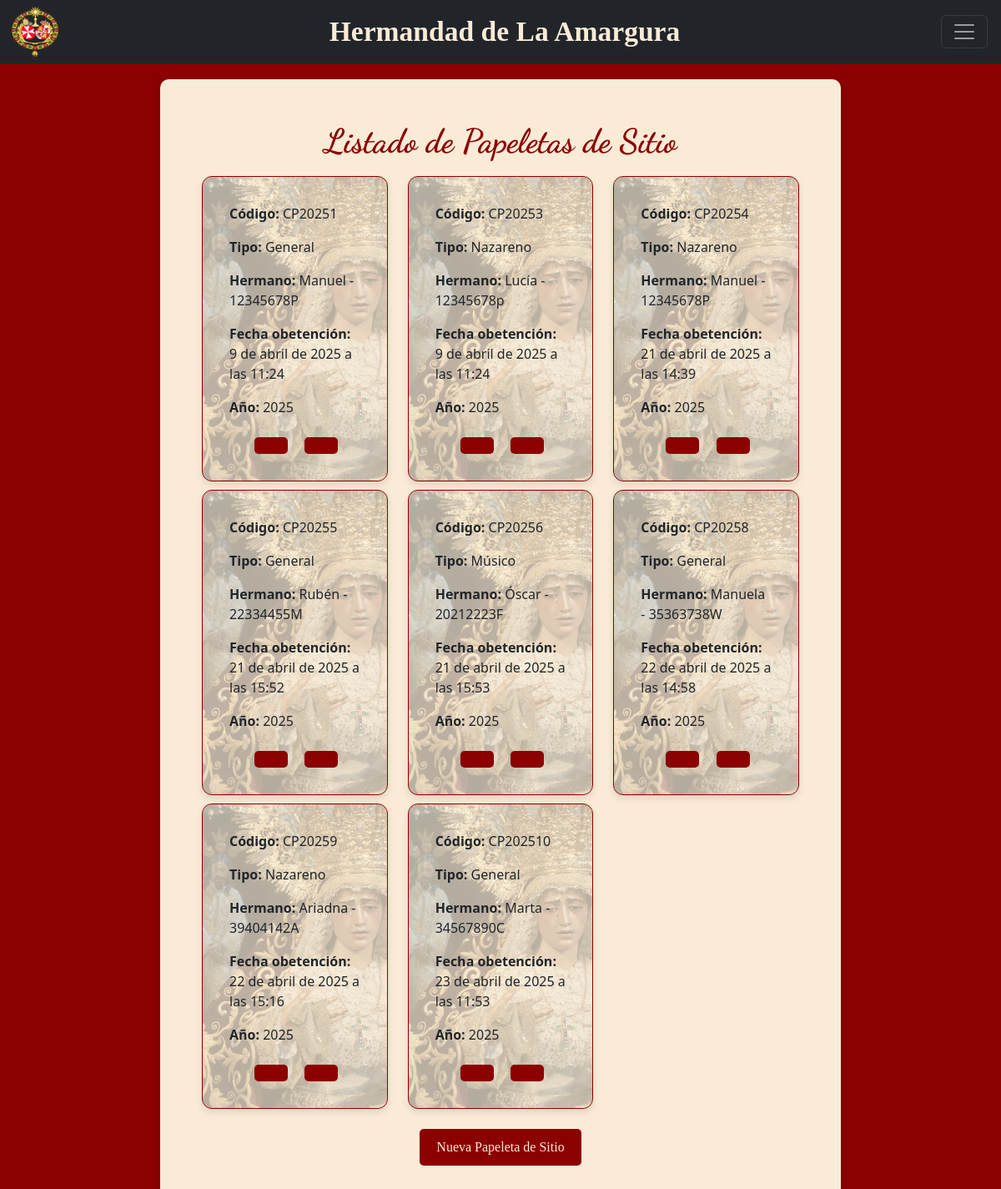
The app's page /listar_papeletas/ (signed in) with its own data.
### hermandapp/models.py (models this page shows, shortened)
class PapeletaSitio(models.Model):
    codigo = models.CharField(max_length=15)
    fecha_obtencion = models.DateTimeField(default=timezone.now)
    anyo = models.IntegerField(default=anio_actual)
    tipo = models.CharField(
        max_length=50,
        choices=TipoPapeleta.choices,
        default=TipoPapeleta.GENERAL
    )
    hermano = models.ForeignKey(
        'Hermano',
        on_delete=models.DO_NOTHING,
        related_name='papeletas'
    )

class Hermano(models.Model):
    nombre = models.CharField(max_length=250)
    apellidos = models.CharField(max_length=250)
    dni = models.CharField(max_length=9)
    mail = models.EmailField()
    fecha_nacimiento = models.DateTimeField()
    telefono = models.CharField(max_length=15, null=True)

### hermandapp/views.py (the view)
# urls.py: path('listar_papeletas/', listar_papeletas, name='papeletas'),
def listar_papeletas(request):
    papeletas = PapeletaSitio.objects.all()
    return render(request, 'papeletas.html', {
        'papeletas': papeletas
    })

### templates/papeletas.html (shortened to what this page needs)
{% extends "base.html" %}
{% load bootstrap_icons %}
{% block content %}
    <h1>Listado de Papeletas de Sitio</h1>
    {% if papeletas %}
        <div class="papeletas-container">
            <div class="row">
                {% for papeleta in papeletas %}
                    <div class="col-md-4" style="padding-top: 10px;">
                        <div class="papeleta-card">
                            <div class="marca-agua"></div>
                            <div class="contenido">
                                <p>{% bs_icon 'upc' %}<strong>Código:</strong> {{ papeleta.codigo }}</p>
                                <p>{% bs_icon 'toggle-off' %}<strong>Tipo:</strong> {{ papeleta.get_tipo_display }}</p>
                                <p>{% bs_icon 'person' %}<strong>Hermano:</strong> {{ papeleta.hermano.nombre }}
                                    - {{ papeleta.hermano.dni }}</p>
                                <p>{% bs_icon 'clock' %}<strong>Fecha
                                    obetención:</strong> {{ papeleta.fecha_obtencion }}</p>
                                <p>{% bs_icon 'calendar' %}<strong>Año:</strong> {{ papeleta.anyo }}</p>
                                {% if user.rol == 'admin' %}
                                    <div class="acciones">
                                        <div class="row centrar">
                                            <div class="col-md-4">
                                                <a href="{% url 'editar_papeleta' papeleta.id %}">
                                                    <button class="btn-amargura">{% bs_icon 'pen' %}</button>
                                                </a>
                                            </div>
                                            <div class="col-md-4">
                                                <a href="{% url 'eliminar_papeleta' papeleta.id %}">
                                                    <button class="btn-amargura">{% bs_icon 'trash' %}</button>
                                                </a>
                                            </div>
                                        </div>
                                    </div>
                                {% endif %}
                            </div>
                        </div>
                    </div>
                    <br>
                {% endfor %}
            </div>
        </div>
    {% else %}
        <p>No hay papeletas de sitio registradas.</p>
    {% endif %}
    <br>
    {% if user.is_authenticated %}
        <a href="{% url 'crear_papeleta' %}">
            <button class="btn-amargura">Nueva Papeleta de Sitio</button>
        </a>
    {% endif %}
{% endblock %}

### static/css/global.css (style rules this page uses)
h1 { font-family: 'Dancing Script', cursive; font-size: 2.5rem; font-weight: 700; text-align: center; color: darkred; }
.btn-amargura { background-color: darkred; color: antiquewhite; padding: 10px 20px; border-radius: 5px; font-family: 'Cinzel', serif; font-size: 16px; border: none; cursor: pointer; transition: background 0.3s; }
.centrar { display: flex; justify-content: center; align-items: center; }

### templates/papeletas.html (style rules this page uses)
.papeletas-container { display: flex; flex-direction: column; gap: 1.5rem; }
.papeleta-card { position: relative; background: #fdf6e3; padding: 2rem; border-radius: 12px; box-shadow: 0 4px 8px rgba(0, 0, 0, 0.1); border: 1pt solid darkred; overflow: hidden; }
.marca-agua { position: absolute; top: 0; left: 0; width: 100%; height: 100%; background-image: url('/static/images/marca_agua_papeletas.jpg'); background-repeat: no-repeat; background-size: cover; background-position: center; opacity: 0.3; pointer-events: none; z-index: 0; }
.contenido { position: relative; z-index: 1; text-align: left; }
.acciones { margin-top: 1rem; }

### records on screen
PapeletaSitio: codigo "CP20251", tipo "General", hermano.nombre "Manuel", hermano.dni "12345678P", fecha_obtencion "9 de abril de 2025 a las 11:24", anyo "2025"
PapeletaSitio: codigo "CP20253", tipo "Nazareno", hermano.nombre "Lucía", hermano.dni "12345678p", fecha_obtencion "9 de abril de 2025 a las 11:24", anyo "2025"
PapeletaSitio: codigo "CP20254", tipo "Nazareno", hermano.nombre "Manuel", hermano.dni "12345678P", fecha_obtencion "21 de abril de 2025 a las 14:39", anyo "2025"
PapeletaSitio: codigo "CP20255", tipo "General", hermano.nombre "Rubén", hermano.dni "22334455M", fecha_obtencion "21 de abril de 2025 a las 15:52", anyo "2025"
PapeletaSitio: codigo "CP20256", tipo "Músico", hermano.nombre "Óscar", hermano.dni "20212223F", fecha_obtencion "21 de abril de 2025 a las 15:53", anyo "2025"
PapeletaSitio: codigo "CP20258", tipo "General", hermano.nombre "Manuela", hermano.dni "35363738W", fecha_obtencion "22 de abril de 2025 a las 14:58", anyo "2025"
PapeletaSitio: codigo "CP20259", tipo "Nazareno", hermano.nombre "Ariadna", hermano.dni "39404142A", fecha_obtencion "22 de abril de 2025 a las 15:16", anyo "2025"
PapeletaSitio: codigo "CP202510", tipo "General", hermano.nombre "Marta", hermano.dni "34567890C", fecha_obtencion "23 de abril de 2025 a las 11:53", anyo "2025"
